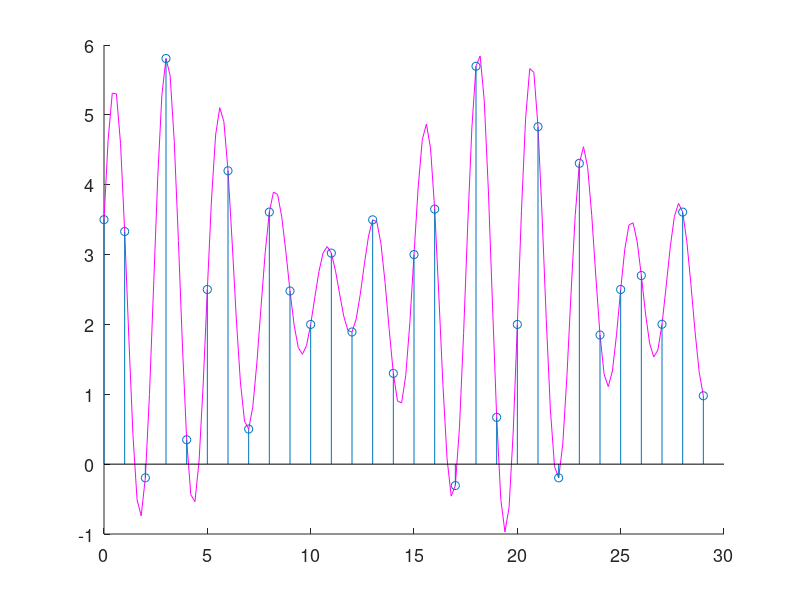
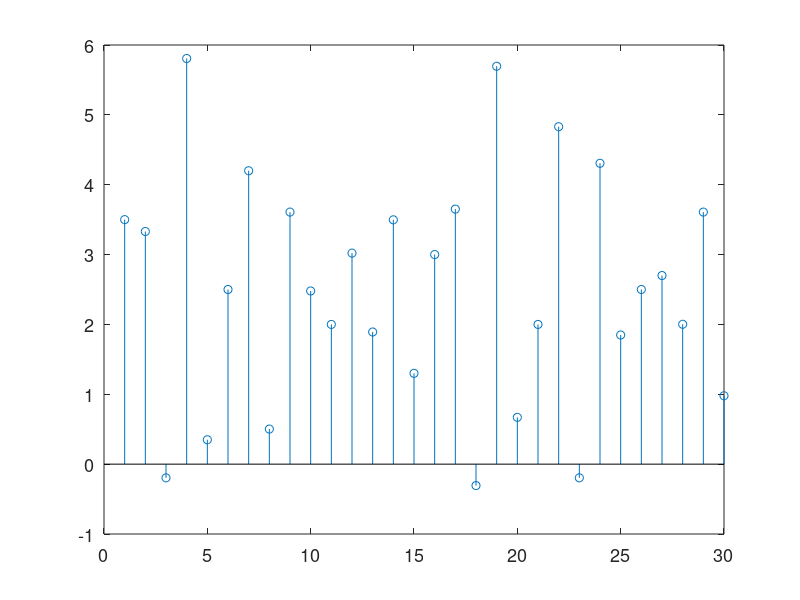
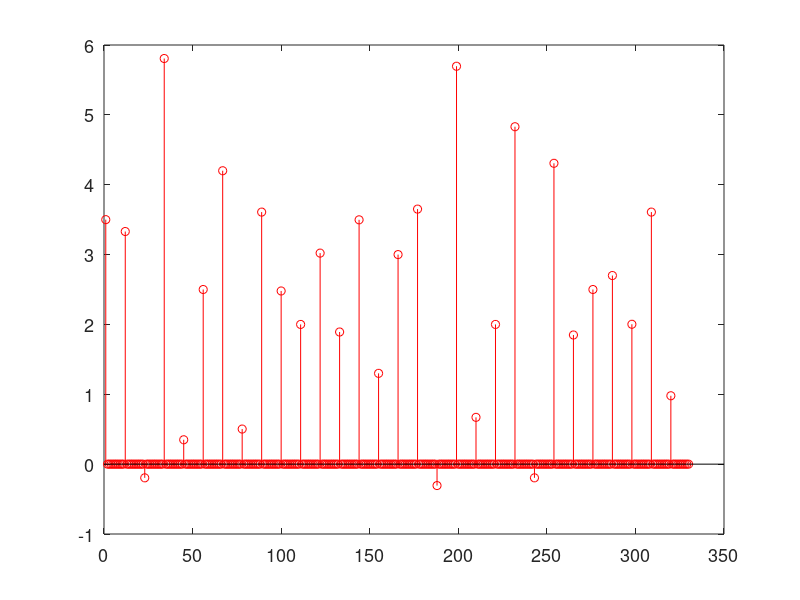
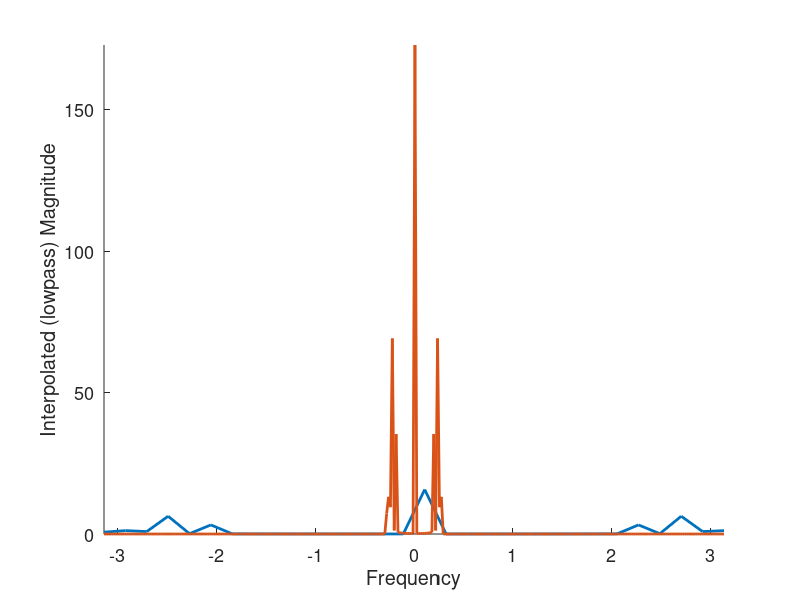

These charts were generated, in order, by the following MATLAB code:
% file: e9_10_cosine_upsampled11_interpolated.m
% time and frequency spectra plots for 3 cosines with DC component and upsampled-by-L, interpolated cosines     
% upsample sum of 3 cosines by factor L=11
% interpolate by lowpass filtering in frequency domain
clear; close all;  set(0, 'defaultAxesFontSize',13);
fpv = [0 300 300 300]; % position and size vector for figures

L = 11;                % upsampling factor
N = 3;                 % number of sample points per cycle N = 2*pi/W_0 per cycle.  W_0 = 2/3 pi = 0.67pi
Nf = 10*N;             % increase number of sample points (# cycles) for fft resolution improvement

nf = [0:1:Nf-1];      
xf = 2.5+ cos(2*pi/N*nf) + 2*sin(2.4*pi/N*nf)+ 0.5*sin(2.7*pi/N*nf);   % sampled signal

% plot continuous-time cosine overlaid with 4 samples/cycle
t = [0:0.2:Nf-1];      % 7.5 cycles of 100 Hz cosine = 75 msec
x = 2.5+ cos(2*pi/N*t) + 2*sin(2.4*pi/N*t)+ 0.5*sin(2.7*pi/N*t);

figure('position', fpv); 
 hold on; plot(t,x,'m'); stem(nf,xf); hold off;

temp = [xf; zeros(L-1,length(xf))]; yf=temp(:)';     % y is x upsampled (zero-stuffed) by factor L
ny = length(yf);
figure('position', fpv);  stem(xf);  figure('position', fpv); stem(yf,'r');
w = linspace(0,2*pi,Nf);          % frequency omega range (0 to 2pi)
wy = linspace(0,2*pi,ny); % frequency omega range (0 to 2pi)temp
% calculate ffts (DFT)
fx = fft(xf); fx = fftshift(fx);  % fftshift(): show plot with freq 0 in center
fy = fft(yf); fy = fftshift(fy); 

% interpolate via lowpass in freq domain (zero out fft frequency values > pi/L, scale by L)
numvalues = length(fy)/L;
zerocount = length(fy) - numvalues;
fyLP = [zeros(1,zerocount/2) L*fy(1+zerocount/2: length(fy) - zerocount/2) zeros(1,zerocount/2)];

% draw smooth plots of DFTs 
figure('position', fpv); hold on; axis tight;
plot(w-pi,abs(2*pi*fx/Nf), 'LineWidth', 2);        % scale ffts by sampling freq Omega... 
plot(wy-pi,abs(2*pi*fyLP/Nf), 'LineWidth', 2);     %   Omega=2*pi/N to get proper magnitude
xlabel('Frequency'); ylabel('Interpolated (lowpass) Magnitude')
hold off;

% transform back to time domain y[n]
yi = ifft(fftshift(fyLP));
figure('position', fpv); stem(abs(yi),'r'); ylabel('Interpolated (lowpass) signal ')

% redraw as zero-order hold
figure('position', fpv); stem(abs(yi),'r', 'Marker','none', 'Linewidth',4); ylabel('Interpolated (lowpass) signal ')
 
